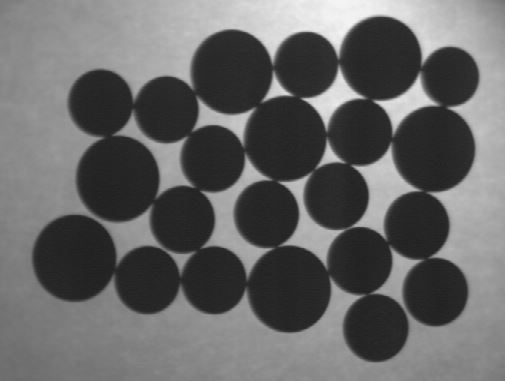
#> input picture overlap_coins.jpg, 505 x 381 px
$ python ex1.py
#> lines starting #> are read from the running program, lines starting #| are printed output that depends on the picture; after the words box and inside, x2 and y2 are one past the last pixel; in counts of white or black regions, pixels touching at a corner belong together
import cv2
import numpy as np

img=cv2.imread('overlap_coins.jpg')
#> img is the input picture: shape (381, 505, 3); min 28, max 246, mean 102.3
gray=cv2.cvtColor(img,cv2.COLOR_BGR2GRAY)
t,thresh=cv2.threshold(gray, 0, 255, cv2.THRESH_BINARY_INV+cv2.THRESH_OTSU)
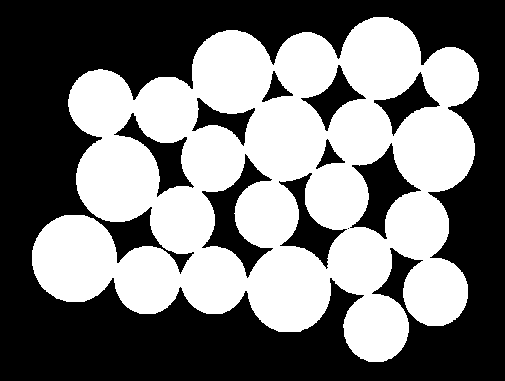
#> thresh: shape (381, 505); 46.7% white; 1 white region, box (x1, y1, x2, y2) and area: (32, 17, 479, 362) 89774
#> t = 98
cv2.imshow('Threshed', thresh)

#sure background
kernel=np.ones((3,3), np.uint8)
sure_bg=cv2.dilate(thresh, kernel,iterations = 2)
#> sure_bg: shape (381, 505); 52.3% white; 14 black regions (1 under 20 px), largest, box (x1, y1, x2, y2) and area: (0, 0, 505, 381) 81637, (208, 161, 265, 270) 1809, (358, 150, 414, 233) 1807
cv2.imshow('Sure Background', sure_bg)

#sure foreground
dist_transform=cv2.distanceTransform(thresh, cv2.DIST_L2, 5)
t,sure_fg=cv2.threshold(dist_transform,0.5*dist_transform.max(), 255, 0)
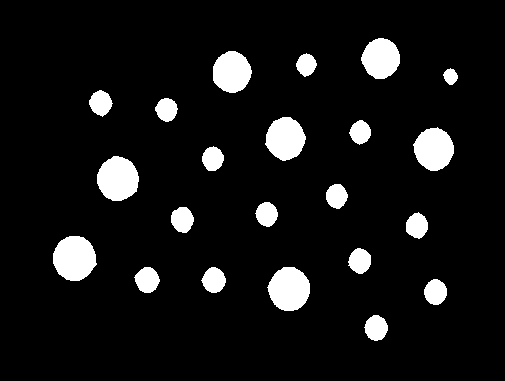
#> sure_fg: shape (381, 505) float32; 8.2% white; 22 white regions, largest, box (x1, y1, x2, y2) and area: (53, 236, 97, 281) 1524, (97, 156, 139, 201) 1448, (267, 267, 310, 311) 1436
#> t = 21.17
cv2.imshow('Sure Foreground',sure_fg)

#unknown boundry
sure_fg=np.uint8(sure_fg)
unknown=cv2.subtract(sure_bg, sure_fg)
#> unknown: shape (381, 505); 44.1% white; 1 white region, box (x1, y1, x2, y2) and area: (30, 15, 481, 364) 84856
cv2.imshow('Unknown', unknown)

#marker lebeling
ret,markers=cv2.connectedComponents(sure_fg)
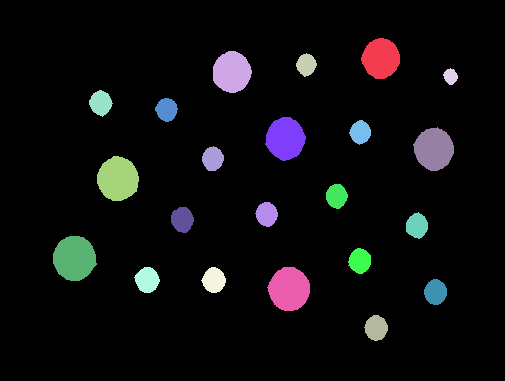
#> markers: shape (381, 505) int32; 23 distinct labels, from 0 to 22; one colour per label, 0 black
#> ret = 23
markers=markers+1
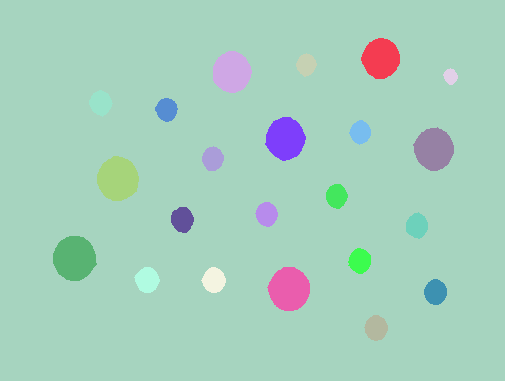
#> markers: shape (381, 505) int32; 23 distinct labels, from 1 to 23; one colour per label, 0 black
markers[unknown==255]=0
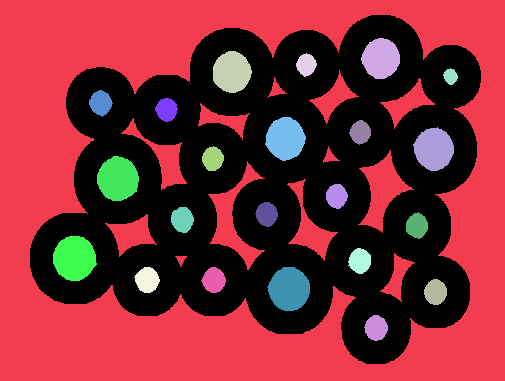
#> markers: shape (381, 505) int32; 24 distinct labels, from 0 to 23; one colour per label, 0 black

watershed_img=cv2.watershed(img, markers)
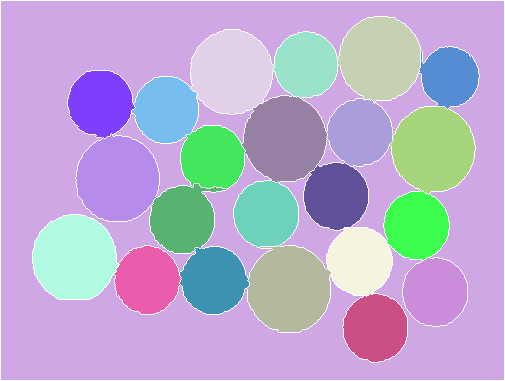
#> watershed_img: shape (381, 505) int32; 24 distinct labels, from -1 to 23; one colour per label, 0 black, -1 white

img[watershed_img == -1]=[0, 255,0]
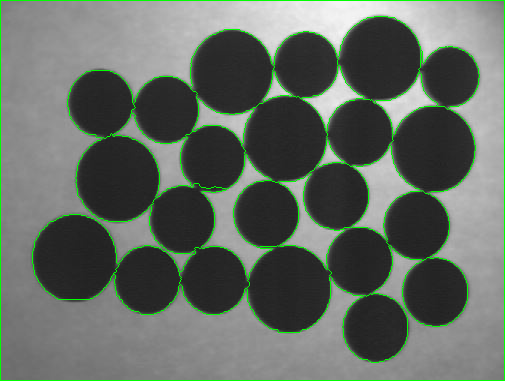
#> img: shape (381, 505, 3); 3.18% of pixels changed, all inside (x1, y1, x2, y2) = (0, 0, 505, 381)
cv2.imshow('Final', img)

print('Number of coins', ret)
#| Number of coins 23

$ run again, with bacteria.tiff saved as overlap_coins.jpg
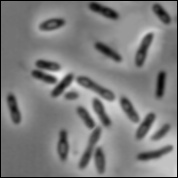
#> input picture bacteria.tiff, 178 x 178 px
#> img is the input picture: shape (178, 178, 3); min 0, max 239, mean 125.8
#> `t,thresh=cv2.threshold(gray, 0, 255, cv2.THRESH_BINARY_INV+cv2.THRESH_..`:
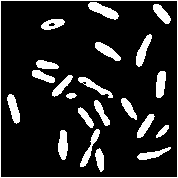
#> thresh: shape (178, 178); 14.3% white; 22 white regions, largest, box (x1, y1, x2, y2) and area: (0, 0, 178, 178) 708, (88, 2, 119, 20) 273, (136, 34, 152, 67) 239
#> `t,thresh=cv2.threshold(gray, 0, 255, cv2.THRESH_BINARY_INV+cv2.THRESH_..`: t = 96
#> sure_bg: shape (178, 178); 30.2% white; 15 white regions, largest, box (x1, y1, x2, y2) and area: (0, 0, 178, 178) 2894, (30, 58, 79, 101) 1093, (76, 105, 106, 174) 1058
#> sure_fg: shape (178, 178) float32; 3.9% white; 27 white regions (10 under 20 px), largest, box (x1, y1, x2, y2) and area: (90, 4, 116, 17) 121, (60, 132, 66, 158) 99, (158, 73, 164, 96) 97
#> `t,sure_fg=cv2.threshold(dist_transform,0.5*dist_transform.max(), 255, 0)`: t = 2.5
#> unknown: shape (178, 178); 26.3% white; 15 white regions, largest, box (x1, y1, x2, y2) and area: (0, 0, 178, 178) 2691, (30, 58, 79, 101) 931, (76, 105, 106, 174) 930
#> ret = 28
#> watershed_img: shape (178, 178) int32; 29 distinct labels, from -1 to 28
#> `img[watershed_img == -1]=[0, 255,0]`:
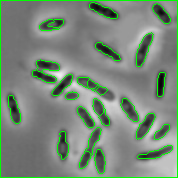
#> img: shape (178, 178, 3); 6.23% of pixels changed, all inside (x1, y1, x2, y2) = (0, 0, 178, 178)
#| Number of coins 28
